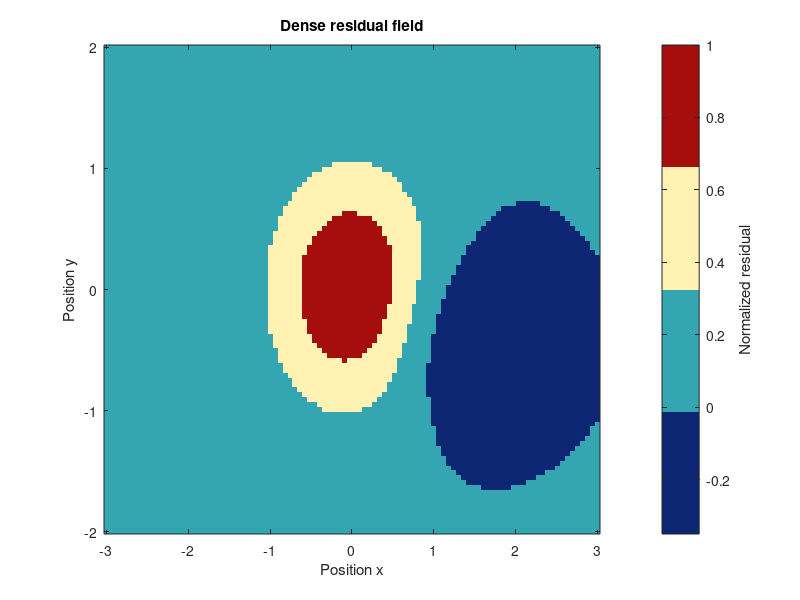

This chart was generated by the following MATLAB code: (Note: this script raises an error after producing the figure.)
function results = example_hybrid_heatmap(outputDirectory)
%EXAMPLE_HYBRID_HEATMAP Compare explicit vector and hybrid image backends.
    repositoryRoot=fileparts(fileparts(fileparts(mfilename('fullpath'))));
    if nargin<1||isempty(outputDirectory),outputDirectory=fullfile(repositoryRoot,'.audit', ...
            'public-preview','examples','09-hybrid-heatmap');end
    addpath(fullfile(repositoryRoot,'src'));if exist(outputDirectory,'dir')~=7,mkdir(outputDirectory);end
    x=linspace(-3,3,100);y=linspace(-2,2,100);[X,Y]=meshgrid(x,y);
    field=exp(-(X.^2+Y.^2))-0.4*exp(-((X-1.4).^2+2*(Y+.4).^2));
    fig=figure('Visible','off');cleanup=onCleanup(@()close(fig));ax=axes('Parent',fig);
    imagesc(ax,x,y,field);set(ax,'YDir','normal','CLim',[-.35 1]);
    colormap(ax,[.05 .15 .45;.2 .65 .7;1 .95 .7;.65 .05 .05]);
    xlabel(ax,'Position x');ylabel(ax,'Position y');title(ax,'Dense residual field');
    cb=colorbar(ax);ylabel(cb,'Normalized residual');
    results.vector=m2t.export(fig,fullfile(outputDirectory,'vector'), ...
        'ImageBackend','vector','Profile','publication','Overwrite',true);
    results.hybrid=m2t.export(fig,fullfile(outputDirectory,'hybrid'), ...
        'ImageBackend','hybrid','Profile','publication','Overwrite',true);
    if ~(results.vector.success&&results.hybrid.success)
        error('M2T:ExampleFailed','Vector or hybrid heatmap export failed.');
    end
    clear cleanup;
end
